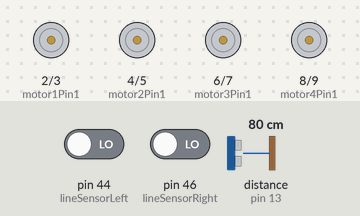
The sketch below on a simulated Arduino Mega 2560, built with avr-gcc and run on an emulated ATmega2560. Shown: motor-driver pin pairs drawn as motors (green arrow = first pin HIGH = forward, orange = second pin HIGH = backward, longer = more drive). Wiring (inferred from the names in the program): ultrasonic range finder: trigger pin 12; echo pin 13. Inputs (shaded band) come from the test bench; at power-on: distance to the obstacle (sensor on pin 13) 80 cm, pin 44 (lineSensorLeft) LOW, pin 46 (lineSensorRight) LOW. The echo pulse lasts 58.3 µs per cm.

Above: at 1.2 s.
1.3 s: distance to the obstacle (sensor on pin 13) set to 7 cm
2.8 s: distance to the obstacle (sensor on pin 13) set to 4 cm
At 3.6 s:
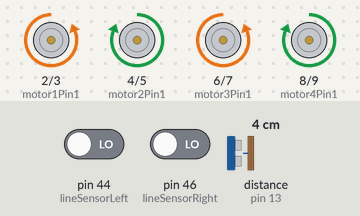
At 4.7 s:
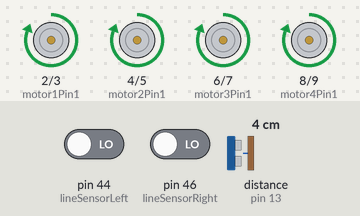
8.3 s: pin 44 (lineSensorLeft) driven HIGH
At 10.5 s:
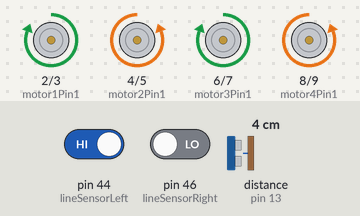
Timing chart, 0 to 17.3 s (numbered marks = the images above; inputs shaded):
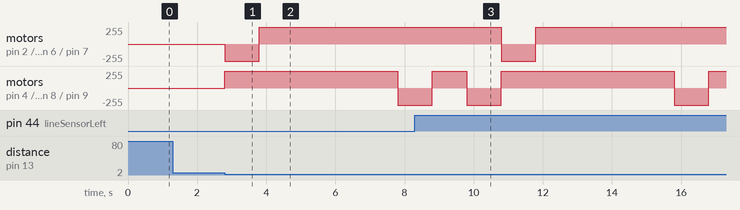

Measured:
- the behaviour switches between 6 and 5 cm on distance to the obstacle (sensor on pin 13) (found by bisection; images 0 and 1)
- after the input at 1.3 s, every drawn part: stays the same
- after the input at 2.8 s, motor on pin 2 (motor1Pin1) / pin 3 (motor1Pin2): stopped → backward 255/255 at once, → forward 255/255 1.0 s later; motor on pin 4 (motor2Pin1) / pin 5 (motor2Pin2): stopped → forward 255/255 at once, → backward 255/255 5.0 s later

The sketch:

Versao1.1_So_linha_Velocidade.ino
```cpp
#include <Wire.h>

// Definição dos pinos dos motores
const int motor1Pin1 = 2;
const int motor1Pin2 = 3;
const int motor2Pin1 = 4;
const int motor2Pin2 = 5;
const int motor3Pin1 = 6;
const int motor3Pin2 = 7;
const int motor4Pin1 = 8;
const int motor4Pin2 = 9;

// Definição dos pinos do sensor ultrassônico
const int trigPin = 12;
const int echoPin = 13;

// Definição dos pinos dos sensores de linha
const int lineSensorLeft = 44;
const int lineSensorRight = 46;

// Variáveis para controle de tempo
unsigned long lastLineDetectionTime = 0;
const unsigned long lineDetectionTimeout = 5000; // 5 segundos


// Funções de controle dos motores
void avancar();
void pararMotores();
void virarEsquerda();
void virarDireita();
void virarParaTras();

int velocidade = 128;

void setup() {
  // Inicialização dos motores
  pinMode(motor1Pin1, OUTPUT);
  pinMode(motor1Pin2, OUTPUT);
  pinMode(motor2Pin1, OUTPUT);
  pinMode(motor2Pin2, OUTPUT);
  pinMode(motor3Pin1, OUTPUT);
  pinMode(motor3Pin2, OUTPUT);
  pinMode(motor4Pin1, OUTPUT);
  pinMode(motor4Pin2, OUTPUT);


  // Inicialização dos sensores de linha
  pinMode(lineSensorLeft, INPUT);
  pinMode(lineSensorRight, INPUT);

  // Inicialização do sensor ultrassônico
  pinMode(trigPin, OUTPUT);
  pinMode(echoPin, INPUT);

  // Inicialização da comunicação serial
  Serial.begin(9600);
}

void loop() {


  // Ler as informações dos sensores de linha
  bool leftLine = digitalRead(lineSensorLeft);
  bool rightLine = digitalRead(lineSensorRight);

  // Atualizar o tempo da última detecção de linha
  if (leftLine || rightLine) {
    lastLineDetectionTime = millis();
  }

  // Verificar material reflexivo
  if (millis() - lastLineDetectionTime > lineDetectionTimeout) {
    FIM();
  }

  // Verificar obstáculos
  if (verificarDistancia() <= 5) {
    Desvio();
  }

}

void seguirLinha(bool leftLine, bool rightLine) {
  if (leftLine && rightLine) {
    avancar();
  } else if (!leftLine && rightLine) {
    virarEsquerda();
  } else if (leftLine && !rightLine) {
    virarDireita();
  } else {
    pararMotores();
  }
}


float verificarDistancia() {
  digitalWrite(trigPin, LOW);
  delayMicroseconds(2);
  digitalWrite(trigPin, HIGH);
  delayMicroseconds(10);
  digitalWrite(trigPin, LOW);

  long duration = pulseIn(echoPin, HIGH);
  float distance = duration * 0.034 / 2;

  return distance;
}

void FIM() {
  pararMotores();
  delay(1000);
}

void Desvio() {
  virarEsquerda();
  delay(1000);
  avancar();
  delay(4000);
  virarDireita();
  delay(1000);
  avancar();
  delay(1000);
  virarDireita();
  delay(1000);
}

void avancar() {
  digitalWrite(motor1Pin1, velocidade);
  digitalWrite(motor1Pin2, LOW);
  digitalWrite(motor2Pin1, velocidade);
  digitalWrite(motor2Pin2, LOW);
  digitalWrite(motor3Pin1, velocidade);
  digitalWrite(motor3Pin2, LOW);
  digitalWrite(motor4Pin1, velocidade);
  digitalWrite(motor4Pin2, LOW);
}

void pararMotores() {
  digitalWrite(motor1Pin1, LOW);
  digitalWrite(motor1Pin2, LOW);
  digitalWrite(motor2Pin1, LOW);
  digitalWrite(motor2Pin2, LOW);
  digitalWrite(motor3Pin1, LOW);
  digitalWrite(motor3Pin2, LOW);
  digitalWrite(motor4Pin1, LOW);
  digitalWrite(motor4Pin2, LOW);
}

void virarEsquerda() {
  digitalWrite(motor1Pin1, LOW);
  digitalWrite(motor1Pin2, velocidade);
  digitalWrite(motor2Pin1, velocidade);
  digitalWrite(motor2Pin2, LOW);
  digitalWrite(motor3Pin1, LOW);
  digitalWrite(motor3Pin2, velocidade);
  digitalWrite(motor4Pin1, velocidade);
  digitalWrite(motor4Pin2, LOW);
}

void virarDireita() {
  digitalWrite(motor1Pin1, velocidade);
  digitalWrite(motor1Pin2, LOW);
  digitalWrite(motor2Pin1, LOW);
  digitalWrite(motor2Pin2, velocidade);
  digitalWrite(motor3Pin1, velocidade);
  digitalWrite(motor3Pin2, LOW);
  digitalWrite(motor4Pin1, LOW);
  digitalWrite(motor4Pin2, velocidade);
}

void virarParaTras() {
  virarEsquerda();
  delay(1000);
  virarEsquerda();
  delay(1000);
}
```
